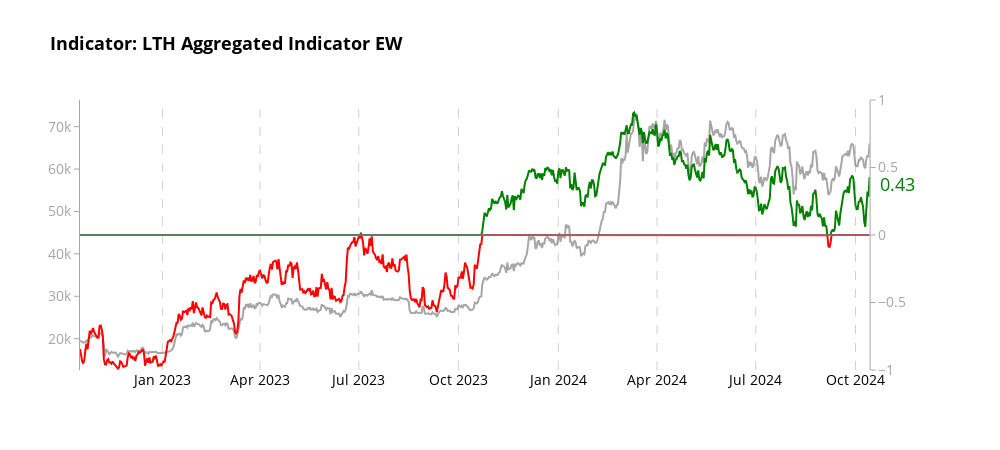
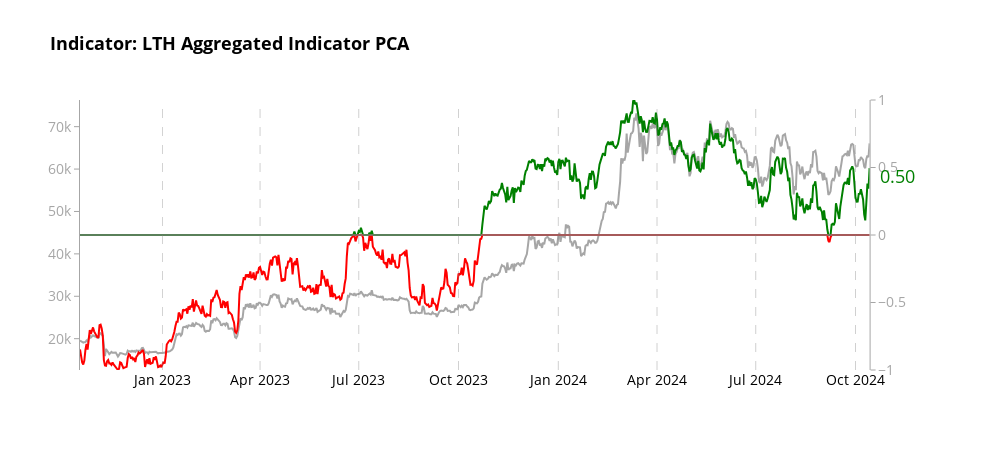

Notebook source saved alongside these figures, in order:
### Code cell
# Create charts for each aggregator
aggregators = [
    ('aggregate_indicator_equalweight', "Indicator: LTH Aggregated Indicator EW"),
    ('aggregate_indicator_PCA', "Indicator: LTH Aggregated Indicator PCA")
]

for aggregator, title in aggregators:
    fig = create_aggregator_chart(merged_df, aggregator, title)
    
    # Show the plot
    fig.show()
    
    # Optionally, save the plot as an HTML file
    pio.write_html(fig, file=f'aggregated_analysis_lth_{aggregator}_two_year.html')

print("All charts have been displayed and saved as separate HTML files.")

### Figure 1 — Plotly figure (JSON) as saved in the notebook; plotly's stock layout.template omitted (floating-point values rounded to 4 significant figures; data arrays with more than 128 entries replaced by an {"elided": "..."} marker saying what was removed)
{"data": [{"line": {"color": "rgba(128, 128, 128, 0.7)", "width": 2}, "mode": "lines", "name": "Price USD", "x": {"elided": "729 str values"}, "y": {"elided": "729 float values"}, "type": "scatter", "xaxis": "x", "yaxis": "y"}, {"fill": "tozeroy", "fillcolor": "rgba(255,0,0,0)", "line": {"color": "green", "width": 2}, "mode": "lines", "name": "aggregate_indicator_equalweight (Positive)", "x": {"elided": "729 str values"}, "y": {"elided": "729 float values"}, "type": "scatter", "xaxis": "x", "yaxis": "y2"}, {"fill": "tozeroy", "fillcolor": "rgba(0,0,255,0)", "line": {"color": "red", "width": 2}, "mode": "lines", "name": "aggregate_indicator_equalweight (Negative)", "x": {"elided": "729 str values"}, "y": {"elided": "729 float values"}, "type": "scatter", "xaxis": "x", "yaxis": "y2"}, {"hoverinfo": "skip", "line": {"color": "rgba(128, 128, 128, 0.7)", "width": 2}, "showlegend": false, "x": {"elided": "729 str values"}, "y": {"elided": "729 int values"}, "type": "scatter", "xaxis": "x", "yaxis": "y2"}], "layout": {"xaxis": {"anchor": "y", "domain": [0.0, 0.94], "tickfont": {"color": "black", "size": 14}, "showgrid": false, "zeroline": false}, "yaxis": {"anchor": "x", "domain": [0.0, 1.0], "tickfont": {"color": "rgba(128, 128, 128, 0.7)", "size": 14}, "title": {"font": {"size": 18}, "text": ""}, "showgrid": false, "zeroline": false, "showline": true, "linecolor": "rgba(128, 128, 128, 0.7)", "ticks": "outside", "tickcolor": "rgba(128, 128, 128, 0.7)"}, "yaxis2": {"anchor": "x", "overlaying": "y", "side": "right", "tickfont": {"color": "rgba(128, 128, 128, 0.7)", "size": 14}, "title": {"font": {"size": 18}, "text": ""}, "showgrid": false, "range": [-1, 1], "zeroline": false, "showline": true, "linecolor": "rgba(128, 128, 128, 0.7)", "ticks": "outside", "tickcolor": "rgba(128, 128, 128, 0.7)"}, "shapes": [{"line": {"color": "rgba(128, 128, 128, 0.7)", "dash": "dash", "width": 0.75}, "opacity": 0.7, "type": "line", "x0": "2023-01-01T00:00:00", "x1": "2023-01-01T00:00:00", "xref": "x", "y0": 0, "y1": 1, "yref": "y domain"}, {"line": {"color": "rgba(128, 128, 128, 0.7)", "dash": "dash", "width": 0.75}, "opacity": 0.7, "type": "line", "x0": "2024-01-01T00:00:00", "x1": "2024-01-01T00:00:00", "xref": "x", "y0": 0, "y1": 1, "yref": "y domain"}, {"line": {"color": "rgba(128, 128, 128, 0.7)", "dash": "dash", "width": 0.75}, "opacity": 0.7, "type": "line", "x0": "2023-04-01T00:00:00", "x1": "2023-04-01T00:00:00", "xref": "x", "y0": 0, "y1": 1, "yref": "y domain"}, {"line": {"color": "rgba(128, 128, 128, 0.7)", "dash": "dash", "width": 0.75}, "opacity": 0.7, "type": "line", "x0": "2024-04-01T00:00:00", "x1": "2024-04-01T00:00:00", "xref": "x", "y0": 0, "y1": 1, "yref": "y domain"}, {"line": {"color": "rgba(128, 128, 128, 0.7)", "dash": "dash", "width": 0.75}, "opacity": 0.7, "type": "line", "x0": "2023-07-01T00:00:00", "x1": "2023-07-01T00:00:00", "xref": "x", "y0": 0, "y1": 1, "yref": "y domain"}, {"line": {"color": "rgba(128, 128, 128, 0.7)", "dash": "dash", "width": 0.75}, "opacity": 0.7, "type": "line", "x0": "2024-07-01T00:00:00", "x1": "2024-07-01T00:00:00", "xref": "x", "y0": 0, "y1": 1, "yref": "y domain"}, {"line": {"color": "rgba(128, 128, 128, 0.7)", "dash": "dash", "width": 0.75}, "opacity": 0.7, "type": "line", "x0": "2023-10-01T00:00:00", "x1": "2023-10-01T00:00:00", "xref": "x", "y0": 0, "y1": 1, "yref": "y domain"}, {"line": {"color": "rgba(128, 128, 128, 0.7)", "dash": "dash", "width": 0.75}, "opacity": 0.7, "type": "line", "x0": "2024-10-01T00:00:00", "x1": "2024-10-01T00:00:00", "xref": "x", "y0": 0, "y1": 1, "yref": "y domain"}], "annotations": [{"align": "left", "font": {"color": "green", "size": 18}, "showarrow": false, "text": "0.43", "x": 0.95, "xanchor": "left", "xref": "paper", "y": 0.3772, "yanchor": "middle", "yref": "y2"}], "title": {"font": {"color": "black", "size": 18, "weight": "bold"}, "text": "Indicator: LTH Aggregated Indicator EW"}, "font": {"color": "black", "size": 14}, "showlegend": false, "hovermode": "x unified", "plot_bgcolor": "white", "paper_bgcolor": "white", "width": 1000, "height": 450}}

### Figure 2 — Plotly figure (JSON) as saved in the notebook; plotly's stock layout.template omitted (floating-point values rounded to 4 significant figures; data arrays with more than 128 entries replaced by an {"elided": "..."} marker saying what was removed)
{"data": [{"line": {"color": "rgba(128, 128, 128, 0.7)", "width": 2}, "mode": "lines", "name": "Price USD", "x": {"elided": "729 str values"}, "y": {"elided": "729 float values"}, "type": "scatter", "xaxis": "x", "yaxis": "y"}, {"fill": "tozeroy", "fillcolor": "rgba(255,0,0,0)", "line": {"color": "green", "width": 2}, "mode": "lines", "name": "aggregate_indicator_PCA (Positive)", "x": {"elided": "729 str values"}, "y": {"elided": "729 float values"}, "type": "scatter", "xaxis": "x", "yaxis": "y2"}, {"fill": "tozeroy", "fillcolor": "rgba(0,0,255,0)", "line": {"color": "red", "width": 2}, "mode": "lines", "name": "aggregate_indicator_PCA (Negative)", "x": {"elided": "729 str values"}, "y": {"elided": "729 float values"}, "type": "scatter", "xaxis": "x", "yaxis": "y2"}, {"hoverinfo": "skip", "line": {"color": "rgba(128, 128, 128, 0.7)", "width": 2}, "showlegend": false, "x": {"elided": "729 str values"}, "y": {"elided": "729 int values"}, "type": "scatter", "xaxis": "x", "yaxis": "y2"}], "layout": {"xaxis": {"anchor": "y", "domain": [0.0, 0.94], "tickfont": {"color": "black", "size": 14}, "showgrid": false, "zeroline": false}, "yaxis": {"anchor": "x", "domain": [0.0, 1.0], "tickfont": {"color": "rgba(128, 128, 128, 0.7)", "size": 14}, "title": {"font": {"size": 18}, "text": ""}, "showgrid": false, "zeroline": false, "showline": true, "linecolor": "rgba(128, 128, 128, 0.7)", "ticks": "outside", "tickcolor": "rgba(128, 128, 128, 0.7)"}, "yaxis2": {"anchor": "x", "overlaying": "y", "side": "right", "tickfont": {"color": "rgba(128, 128, 128, 0.7)", "size": 14}, "title": {"font": {"size": 18}, "text": ""}, "showgrid": false, "range": [-1, 1], "zeroline": false, "showline": true, "linecolor": "rgba(128, 128, 128, 0.7)", "ticks": "outside", "tickcolor": "rgba(128, 128, 128, 0.7)"}, "shapes": [{"line": {"color": "rgba(128, 128, 128, 0.7)", "dash": "dash", "width": 0.75}, "opacity": 0.7, "type": "line", "x0": "2023-01-01T00:00:00", "x1": "2023-01-01T00:00:00", "xref": "x", "y0": 0, "y1": 1, "yref": "y domain"}, {"line": {"color": "rgba(128, 128, 128, 0.7)", "dash": "dash", "width": 0.75}, "opacity": 0.7, "type": "line", "x0": "2024-01-01T00:00:00", "x1": "2024-01-01T00:00:00", "xref": "x", "y0": 0, "y1": 1, "yref": "y domain"}, {"line": {"color": "rgba(128, 128, 128, 0.7)", "dash": "dash", "width": 0.75}, "opacity": 0.7, "type": "line", "x0": "2023-04-01T00:00:00", "x1": "2023-04-01T00:00:00", "xref": "x", "y0": 0, "y1": 1, "yref": "y domain"}, {"line": {"color": "rgba(128, 128, 128, 0.7)", "dash": "dash", "width": 0.75}, "opacity": 0.7, "type": "line", "x0": "2024-04-01T00:00:00", "x1": "2024-04-01T00:00:00", "xref": "x", "y0": 0, "y1": 1, "yref": "y domain"}, {"line": {"color": "rgba(128, 128, 128, 0.7)", "dash": "dash", "width": 0.75}, "opacity": 0.7, "type": "line", "x0": "2023-07-01T00:00:00", "x1": "2023-07-01T00:00:00", "xref": "x", "y0": 0, "y1": 1, "yref": "y domain"}, {"line": {"color": "rgba(128, 128, 128, 0.7)", "dash": "dash", "width": 0.75}, "opacity": 0.7, "type": "line", "x0": "2024-07-01T00:00:00", "x1": "2024-07-01T00:00:00", "xref": "x", "y0": 0, "y1": 1, "yref": "y domain"}, {"line": {"color": "rgba(128, 128, 128, 0.7)", "dash": "dash", "width": 0.75}, "opacity": 0.7, "type": "line", "x0": "2023-10-01T00:00:00", "x1": "2023-10-01T00:00:00", "xref": "x", "y0": 0, "y1": 1, "yref": "y domain"}, {"line": {"color": "rgba(128, 128, 128, 0.7)", "dash": "dash", "width": 0.75}, "opacity": 0.7, "type": "line", "x0": "2024-10-01T00:00:00", "x1": "2024-10-01T00:00:00", "xref": "x", "y0": 0, "y1": 1, "yref": "y domain"}], "annotations": [{"align": "left", "font": {"color": "green", "size": 18}, "showarrow": false, "text": "0.50", "x": 0.95, "xanchor": "left", "xref": "paper", "y": 0.4358, "yanchor": "middle", "yref": "y2"}], "title": {"font": {"color": "black", "size": 18, "weight": "bold"}, "text": "Indicator: LTH Aggregated Indicator PCA"}, "font": {"color": "black", "size": 14}, "showlegend": false, "hovermode": "x unified", "plot_bgcolor": "white", "paper_bgcolor": "white", "width": 1000, "height": 450}}
